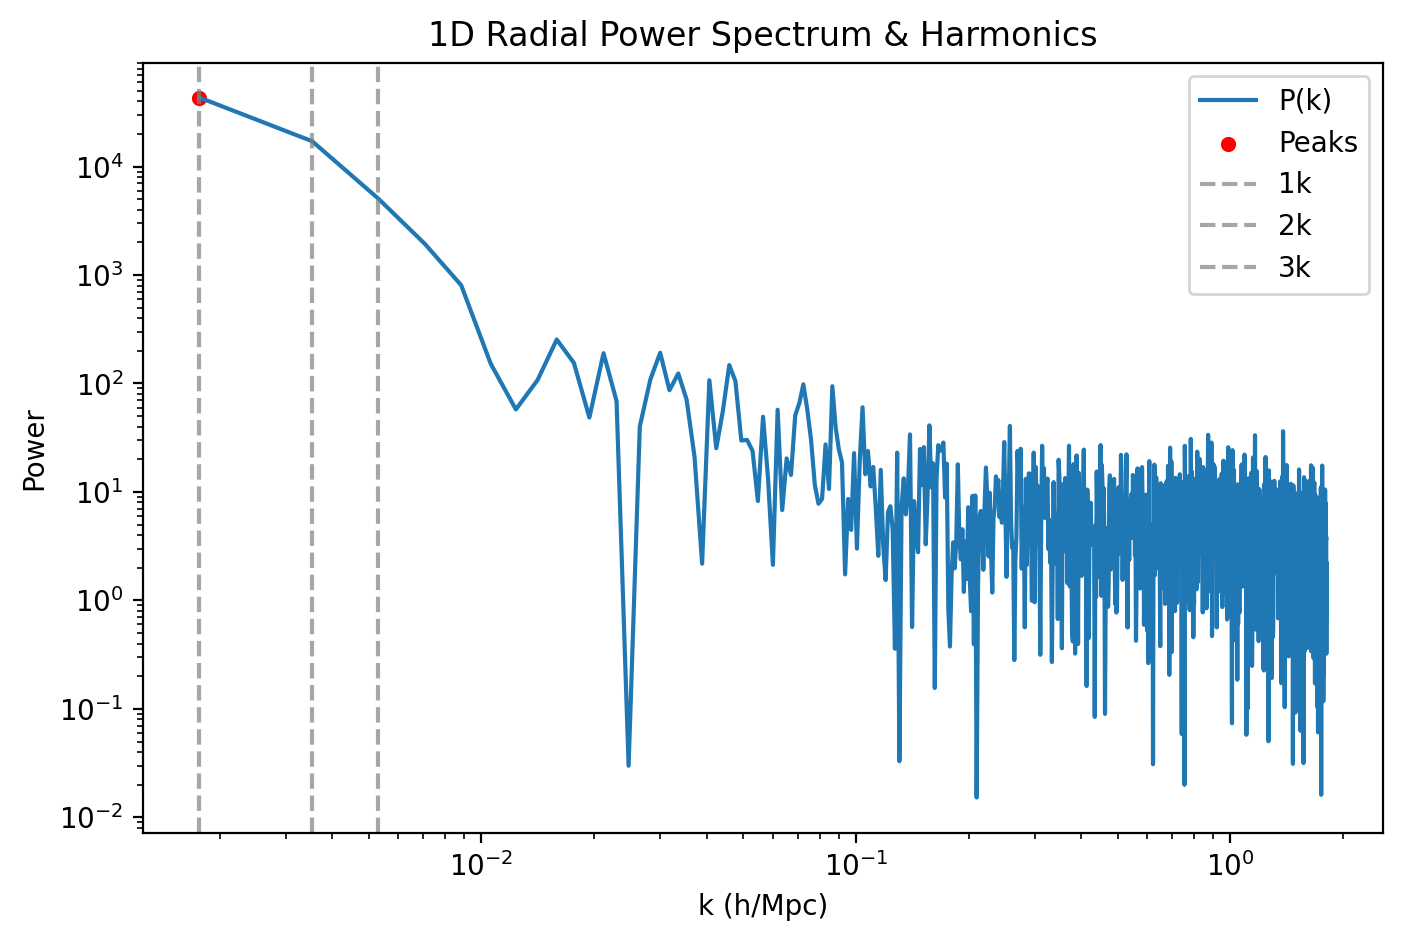

Generate this figure with Python:
#!/usr/bin/env python3
"""
Power Spectrum Analysis for DESI ELG Data

Compute the 1D radial density power spectrum from galaxy comoving distances,
identify peaks, and test for harmonic relationships (e.g., k, 2k, 3k) to validate modal patterns.
"""
import numpy as np
import os
import matplotlib.pyplot as plt
from astropy.io import fits
from astropy.table import Table
from scipy.signal import find_peaks

# Headless backend
import matplotlib
matplotlib.use('Agg')

# Load comoving distances
def load_distances():
    filepath = os.path.expanduser('~/telescope_data/desi_elg_clustering_sample.fits')
    with fits.open(filepath) as hdul:
        data = Table.read(hdul[1])
    mask = (data['Z'] > 0.01) & (data['Z'] < 3.0)
    dist = (299792.458/67.4) * np.array(data['Z'][mask])
    return dist

def compute_power_spectrum(distances, n_bins=2048):
    # Histogram radial distances
    r_min, r_max = distances.min(), distances.max()
    bins = np.linspace(r_min, r_max, n_bins+1)
    counts, edges = np.histogram(distances, bins=bins)
    dr = edges[1] - edges[0]
    delta = counts / np.mean(counts) - 1.0
    # FFT
    fft_vals = np.fft.rfft(delta)
    power = np.abs(fft_vals)**2
    k = 2 * np.pi * np.fft.rfftfreq(n_bins, d=dr)
    return k[1:], power[1:]  # skip zero mode

def detect_harmonic_peaks(k, power, fundamental=None, tol=0.05):
    # Find peaks
    peaks, _ = find_peaks(power, height=np.mean(power)+np.std(power))
    # Handle case with no peaks: fallback to global maximum
    if len(peaks) == 0:
        idx_global = np.argmax(power)
        fundamental = k[idx_global]
        k_peaks = np.array([fundamental])
    else:
        k_peaks = k[peaks]
        if fundamental is None:
            # Use the highest power among peaks as fundamental
            idx_max = np.argmax(power[peaks])
            fundamental = k_peaks[idx_max]
    # Check for 2k and 3k
    detected = {'fundamental': fundamental}
    for n in [2,3]:
        target = n * fundamental
        # Find nearest peak
        diff = np.abs(k_peaks - target)
        idx = np.argmin(diff)
        rel_err = diff[idx] / target
        detected[f'{n}k'] = (k_peaks[idx], rel_err)
    return k_peaks, detected

def main():
    print('Power Spectrum Analysis for modal harmonics')
    dist = load_distances()
    print(f'Loaded {len(dist):,} distances')
    k, power = compute_power_spectrum(dist, n_bins=2048)
    k_peaks, det = detect_harmonic_peaks(k, power)
    print(f"Fundamental k: {det['fundamental']:.5f} h/Mpc")
    for n in [2,3]:
        kp, err = det[f'{n}k']
        print(f" {n}k peak: {kp:.5f} (rel error {err:.2%})")
    # Plot
    plt.figure(figsize=(8,5))
    plt.loglog(k, power, label='P(k)')
    plt.scatter(k_peaks, power[np.searchsorted(k, k_peaks)], color='red', s=20, label='Peaks')
    for n in [1,2,3]:
        plt.axvline(det['fundamental']*n, color='gray', linestyle='--', alpha=0.7, label=f'{n}k')
    plt.xlabel('k (h/Mpc)')
    plt.ylabel('Power')
    plt.title('1D Radial Power Spectrum & Harmonics')
    plt.legend()
    out = 'power_spectrum_analysis.png'
    plt.savefig(out, dpi=200, bbox_inches='tight')
    print(f'Saved plot: {out}')

if __name__=='__main__':
    main() 